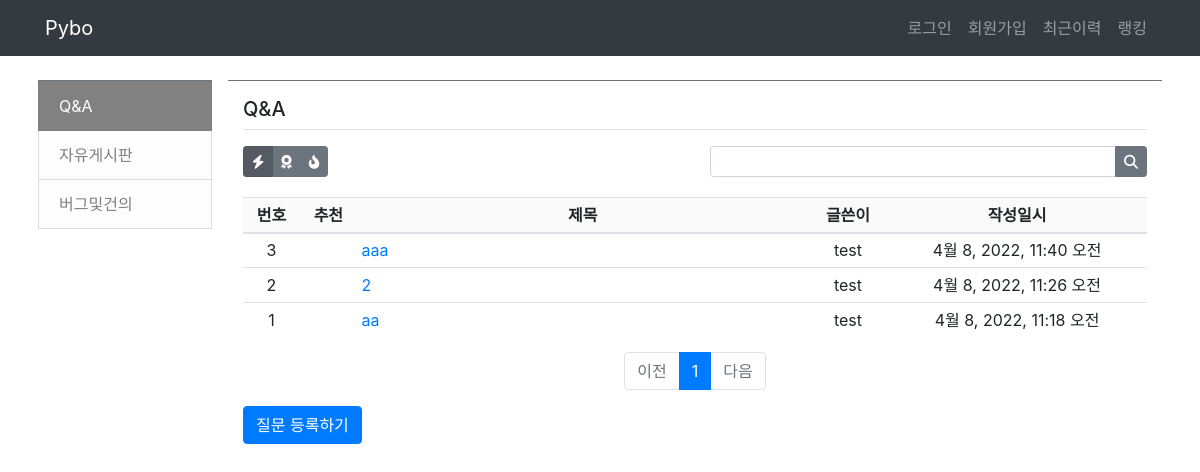
Page /pybo/question/list/ on the earlier database version.
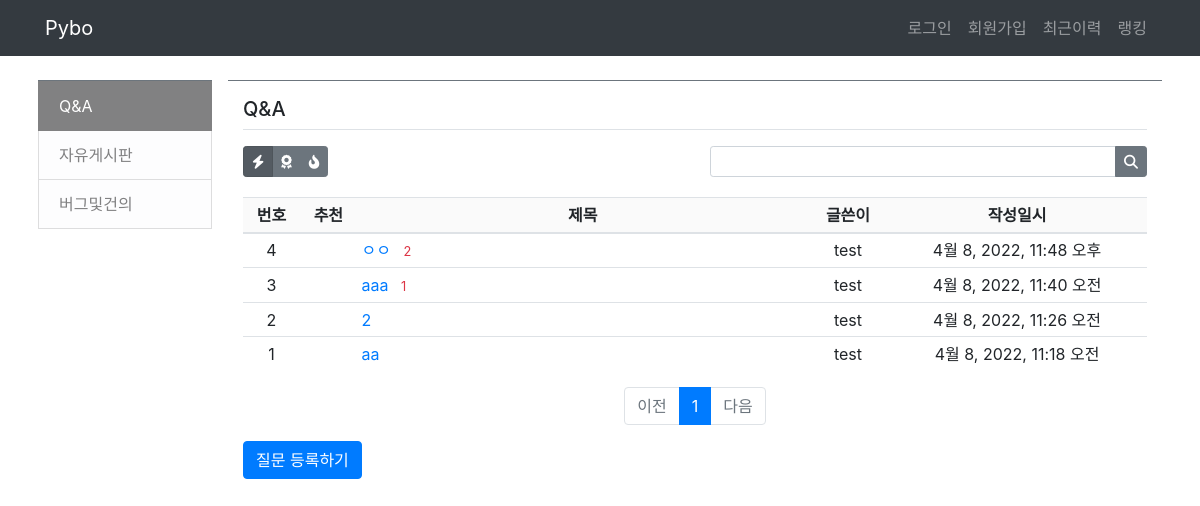
Same page on the later database version.
### pybo/models.py (models this page shows, shortened)
class Question(models.Model):
    class Meta:
        ordering = ['id']
    author = models.ForeignKey(User, on_delete=models.CASCADE, related_name='author_question')
    subject = models.CharField(max_length=200)
    content = models.TextField()
    create_date = models.DateTimeField(auto_now_add=True, blank=True)
    modify_date = models.DateTimeField(null=True, blank=True)
    voter = models.ManyToManyField(User, related_name='voter_question', blank=True)
    category = models.ForeignKey(Category, on_delete=models.CASCADE, related_name='category_question')
    view_count = models.IntegerField(null=True, blank=True, default=0)
    notice = models.BooleanField(default=False)  # 공지사항 여부
    def get_absolute_url(self):
        return reverse('pybo:detail', args=[self.id])

### pybo/views/base_views.py (the view, shortened to what this page needs)
# urls.py: path('', base_views.index, name='index'),  # '/' 에 해당되는 path
def index(request, category_name='qna'):
    page = request.GET.get('page', '1')  # 페이지
    kw = request.GET.get('kw', '')  # 검색어
    so = request.GET.get('so', 'recent')  # 정렬기준
    category = get_object_or_404(Category, name=category_name)
    _question_list = Question.objects.filter(category__name=category.name)
    _question_list = _question_list.annotate(
        num_voter=Count('voter', distinct=True)+Count('answer__voter', distinct=True),
        num_answer=Count('answer', distinct=True)+Count('comment', distinct=True)+Count('answer__comment', distinct=True))
    if so == 'recommend':
        _question_list = _question_list.order_by('-notice', '-num_voter', '-create_date')
    elif so == 'popular':
        _question_list = _question_list.order_by('-notice', '-num_answer', '-create_date')
    else:  # recent
        _question_list = _question_list.order_by('-notice', '-create_date')
    paginator = Paginator(_question_list, 10)  # 페이지당 10개씩 보여주기
    page_obj = paginator.get_page(page)
    context = {'category': category, 'question_list': page_obj, 'page': page, 'kw': kw, 'so': so}
    return render(request, 'pybo/question_list.html', context)

### pybo/templatetags/pybo_filter.py (called while the page is built)
@register.filter
def sub(value, arg):
    return value - arg

### templates/pybo/question_list.html (shortened to what this page needs)
{% extends 'base.html' %}
{% load pybo_filter %}
{% block content %}
<div class="container my-3">
    <h5 class="border-bottom pb-2 mb-3">{{ category.description }}</h5>
    <div class="row justify-content-between mb-3">
        <div class="col-6">
            <div class="btn-group" role="group">
                <button type="button" title="최신순" class="btn btn-sm btn-secondary so {% if so == 'recent' %}active{% endif %}" data-so="recent"><i class="fa-solid fa-bolt"></i></button>
                <button type="button" title="추천순" class="btn btn-sm btn-secondary so {% if so == 'recommend' %}active{% endif %}" data-so="recommend"><i class="fas fa-award"></i></button>
                <button type="button" title="인기순" class="btn btn-sm btn-secondary so {% if so == 'popular' %}active{% endif %}" data-so="popular"><i class="fa-solid fa-fire-flame-curved"></i></button>
            </div>
        </div>
        <div class="col-6 input-group input-group-sm mb-1">
            <input type="text" class="form-control form-control-sm kw" value="" onkeypress="return search(event)">
            <div class="input-group-append">
                <button class="btn btn-secondary" type="button" id="btn_search">
                    <i class="fas fa-search"></i>
                </button>
            </div>
        </div>
    </div>
</div>
<div class="table-responsive container my-3">
    <table class="table table-sm table-hover">
        <thead>
        <tr class="text-center" style="background-color:#fafafa">
            <th>번호</th>
            <th>추천</th>
            <th style="width:50%">제목</th>
            <th>글쓴이</th>
            <th>작성일시</th>
        </tr>
        </thead>
        <tbody>
        {% if question_list %}
        {% for question in question_list %}
        <tr class="text-center">
            <td>
                {{ question_list.paginator.count|sub:question_list.start_index|sub:forloop.counter0|add:1 }}
            </td>
            <td>
            </td>
            <td class="text-left">
                <a href="{{ question.get_absolute_url }}">{{ question.subject }}</a>
                {% if question.answer_set.count > 0 %}
                <span class="text-danger small ml-2">{{ question.answer_set.count }}</span>
                {% endif %}
            </td>
            <td>{{ question.author.username }}</td>
            <td>{{ question.create_date }}</td>
        </tr>
        {% endfor %}
        {% else %}
        <tr>
            <td colspan="3">질문이 없습니다.</td>
        </tr>
        {% endif %}
        </tbody>
    </table>
    <ul class="pagination justify-content-center">
        {% if question_list.has_previous %}
        <li class="page-item">
            <a class="page-link" data-page="{{ question_list.previous_page_number }}" href="#">이전</a>
        </li>
        {% else %}
        <li class="page-item disabled">
            <a class="page-link" tabindex="-1" aria-disabled="true" href="#">이전</a>
        </li>
        {% endif %}
        {% for page_number in question_list.paginator.page_range %}
            {% if page_number >= question_list.number|add:-5 and page_number <= question_list.number|add:5 %}
                {% if page_number == question_list.number %}
                <li class="page-item active" aria-current="page">
                    <a class="page-link" data-page="{{ page_number }}" href="#">{{ page_number }}</a>
                </li>
                {% else %}
                <li class="page-item">
                    <a class="page-link" data-page="{{ page_number }}" href="#">{{ page_number }}</a>
                </li>
                {% endif %}
            {% endif %}
        {% endfor %}
        {% if question_list.has_next %}
        <li class="page-item">
            <a class="page-link" data-page="{{ question_list.next_page_number }}" href="#">다음</a>
        </li>
        {% else %}
        <li class="page-item disabled">
            <a class="page-link" tabindex="-1" aria-disabled="true" href="#">다음</a>
        </li>
        {% endif %}
    </ul>
    <a href="{% url 'pybo:question_create' category.name %}" class="btn btn-primary">질문 등록하기</a>
</div>
{% endblock %}

Differences in the rows shown:
added Question: paginator.count|sub "4", subject "ㅇㅇ", answer_set.count "2", author.username "test", create_date "4월 8, 2022, 11:48 오후"
changed Question "aaa": answer_set.count (not shown) → "1"
